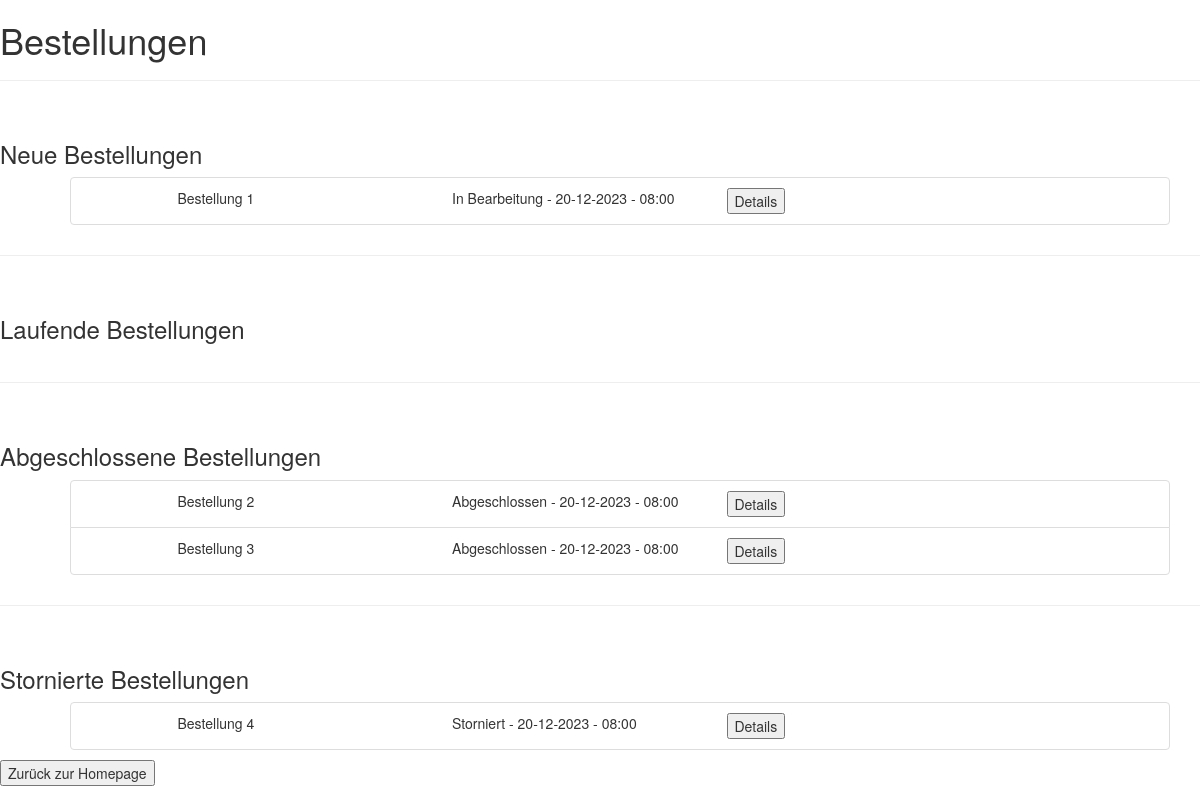
/customer/bestellungen (signed in), run on the app's committed database.
### tables this page shows
CREATE TABLE 'bestellung' ('bestell_id' INTEGER PRIMARY KEY AUTOINCREMENT,'status' TEXT, 'eingangsTag' DATE, 'eingangsUhrzeit' TIME, 'zusatztext' TEXT, 'restaurant_username' TEXT, 'customer_username' TEXT, FOREIGN KEY (restaurant_username) references restaurant(username), FOREIGN KEY (customer_username) references kunde(username));

### app.py (the view)
@app.route("/customer/bestellungen")
def customerOrders():
    if(not 'customer_username' in session):
        return render_template('customer_login.html')
    username = session['customer_username']
    newOrders = zugreifer.getNewOrdersForCustomer(username)
    pendingOrders = zugreifer.getPendingOrdersForCustomer(username)
    finishedOrders = zugreifer.getFinishedOrdersForCustomer(username)
    canceledOrders = zugreifer.getCanceledOrdersForCustomer(username)
    return render_template('customer_orders.html', newOrders = newOrders, pendingOrders = pendingOrders, finishedOrders = finishedOrders, canceledOrders = canceledOrders)

### zugreifer.py (called while the page is built)
def getNewOrdersForCustomer(username):
    con = sqlite3.connect("Database.db")
    cur = con.cursor()
    result = cur.execute("SELECT * FROM bestellung where customer_username='" + username + "' and status='In Bearbeitung' order by eingangsTag asc , eingangsUhrzeit asc;");
    newOrders = list()
    for x in result:
        newOrders.append(order(x[0], x[1], x[2], x[3], x[4], x[5], x[6]))
    cur.close()
    con.close()
    return newOrders;

def getPendingOrdersForCustomer(username):
    con = sqlite3.connect("Database.db")
    cur = con.cursor()
    result = cur.execute("SELECT * FROM bestellung where customer_username='" + username + "' and status='In Zubereitung' order by eingangsTag asc , eingangsUhrzeit asc;");
    pendingOrders = list()
    for x in result:
        pendingOrders.append(order(x[0], x[1], x[2], x[3], x[4], x[5], x[6]))
    cur.close()
    con.close()
    return pendingOrders;

def getFinishedOrdersForCustomer(username):
    con = sqlite3.connect("Database.db")
    cur = con.cursor()
    result = cur.execute("SELECT * FROM bestellung where customer_username='" + username + "' and status='Abgeschlossen' order by eingangsTag asc , eingangsUhrzeit asc;");
    finishedOrders = list()
    for x in result:
        finishedOrders.append(order(x[0], x[1], x[2], x[3], x[4], x[5], x[6]))
    cur.close()
    con.close()
    return finishedOrders;

def getCanceledOrdersForCustomer(username):
    con = sqlite3.connect("Database.db")
    cur = con.cursor()
    result = cur.execute("SELECT * FROM bestellung where customer_username='" + username + "' and status='Storniert' order by eingangsTag asc , eingangsUhrzeit asc;");
    canceledOrders = list()
    for x in result:
        canceledOrders.append(order(x[0], x[1], x[2], x[3], x[4], x[5], x[6]))
    cur.close()
    con.close()
    return canceledOrders;

### templates/customer_orders.html (shortened to what this page needs)
<!DOCTYPE html>
<html>
    <head>
        <link rel="stylesheet" href="https://maxcdn.bootstrapcdn.com/bootstrap/3.4.1/css/bootstrap.min.css">
    </head>
    <body>
        <h1>Bestellungen</h1>
        <hr><br>
        <h3>Neue Bestellungen</h3>
        <div class="container">
            <ul>
                {%for newOrder in newOrders%}
                <li class="list-group-item" style="list-style-type: none;">
                    <div class="row">
                        <div class="col-sm-1"></div>
                        <div class="col-sm-3">
                            Bestellung {{ newOrder.orderId }}
                        </div>
                        <div class="col-sm-3">
                            {{ newOrder.status }} - {{ newOrder.date }} - {{ newOrder.time }}
                        </div>
                        <div class="col-sm-3">
                            <form action="{{ url_for('customerOrderDetails',orderId = newOrder.orderId) }}" method=post >
                                <button type="submit">Details</button>
                            </form>
                        </div>
                </li>
                {% endfor %}
            </ul>
        </div>
        <hr><br>
        <h3>Laufende Bestellungen</h3>
        <div class="container">
        </div>
        <hr><br>
        <h3>Abgeschlossene Bestellungen</h3>
        <div class="container">
            <ul>
                {%for finishedOrder in finishedOrders %}
                <li class="list-group-item" style="list-style-type: none;">
                    <div class="row">
                        <div class="col-sm-1"></div>
                        <div class="col-sm-3">
                            Bestellung {{ finishedOrder.orderId }}
                        </div>
                        <div class="col-sm-3">
                            {{ finishedOrder.status }} - {{ finishedOrder.date }} - {{ finishedOrder.time }}
                        </div>
                        <div class="col-sm-3">
                            <form action="{{ url_for('customerOrderDetails',orderId = finishedOrder.orderId) }}" method=post >
                                <button type="submit">Details</button>
                            </form>
                        </div>
                </li>
                {% endfor %}
            </ul>
        </div>
        <hr><br>
        <h3>Stornierte Bestellungen</h3>
        <div class="container">
            <ul>
                {%for canceledOrder in canceledOrders %}
                <li class="list-group-item" style="list-style-type: none;">
                    <div class="row">
                        <div class="col-sm-1"></div>
                        <div class="col-sm-3">
                            Bestellung {{ canceledOrder.orderId }}
                        </div>
                        <div class="col-sm-3">
                            {{ canceledOrder.status }} - {{ canceledOrder.date }} - {{ canceledOrder.time }}
                        </div>
                        <div class="col-sm-3">
                            <form action="{{ url_for('customerOrderDetails',orderId = canceledOrder.orderId) }}" method=post >
                                <button type="submit">Details</button>
                            </form>
                        </div>
                </li>
                {% endfor %}
            </ul>
        </div>
        <div class="row-sm-20">
            <form action="/customer" method="get">
                <button type="submit">Zurück zur Homepage</button>
            </form>
        </div>
    </body>
</html>

### data on the page
bestellung: orderId "1", status "In Bearbeitung", date "20-12-2023", time "08:00"
bestellung: orderId "2", status "Abgeschlossen", date "20-12-2023", time "08:00"
bestellung: orderId "3", status "Abgeschlossen", date "20-12-2023", time "08:00"
bestellung: orderId "4", status "Storniert", date "20-12-2023", time "08:00"
